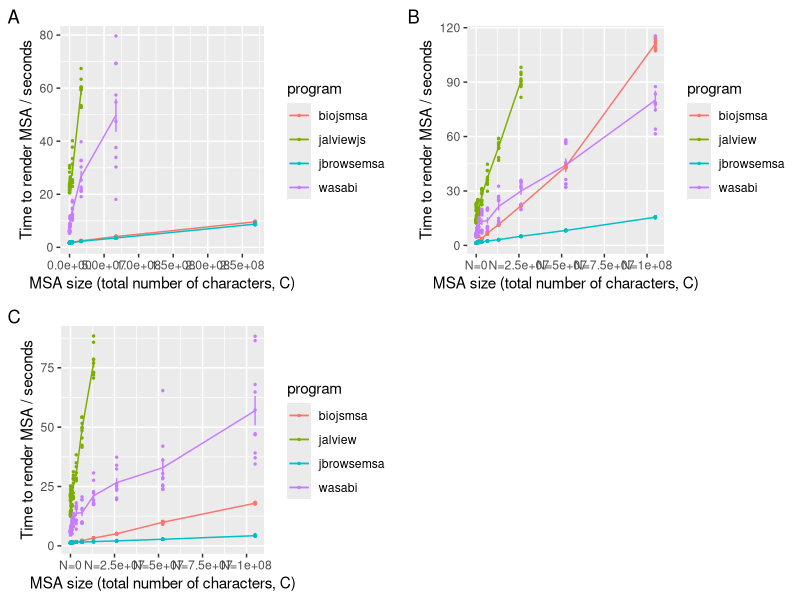
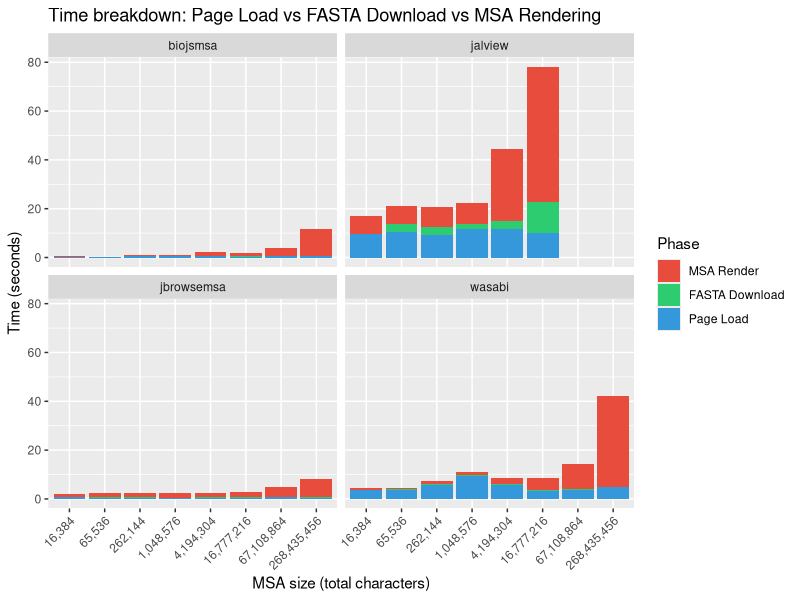
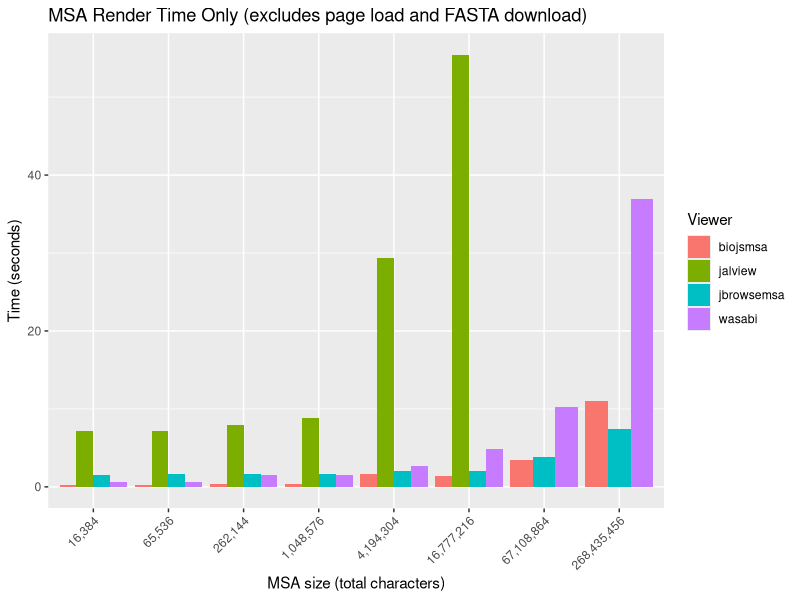
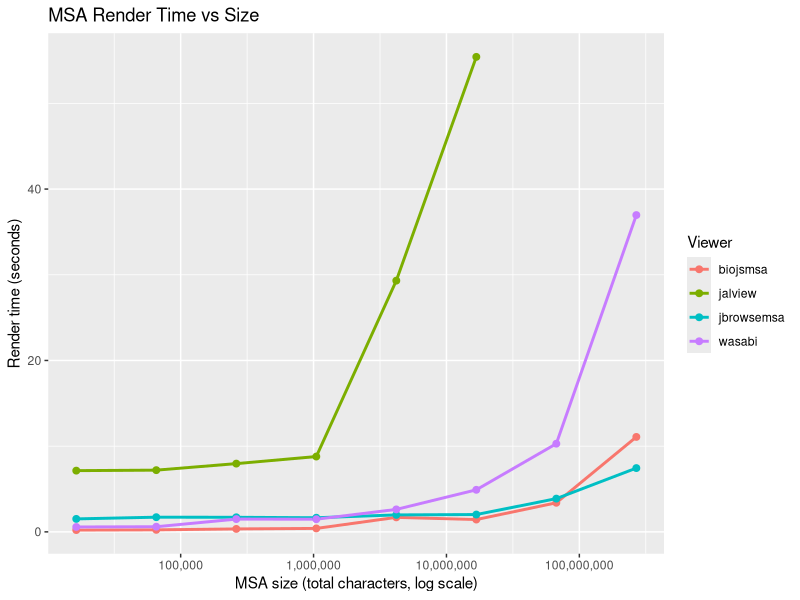
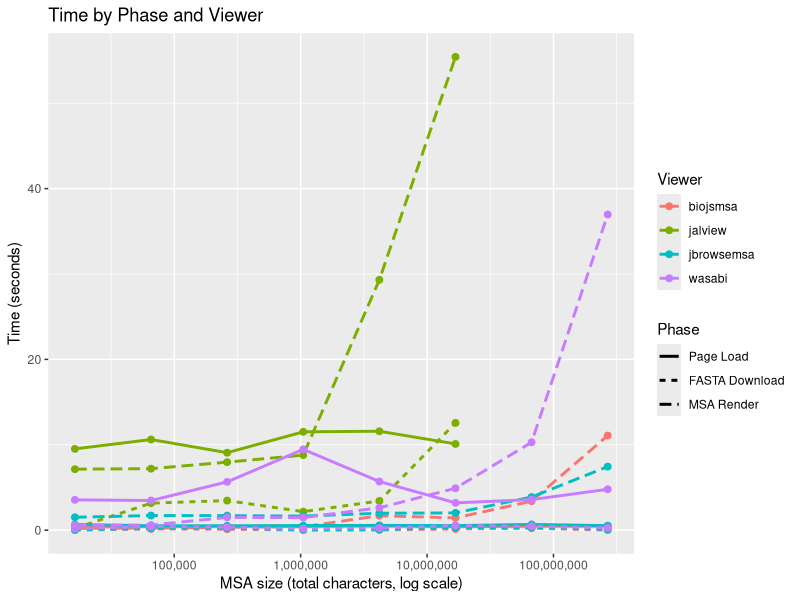

R code for these plots, in order:
library(ggplot2)
library(gridExtra)
library(scales)
library(tidyr)
library(dplyr)


df <- read.table("varyXY.tsv", header = TRUE)
df$size <- df$size * df$size
p1 <- ggplot(df, aes(x = size, y = time, color = program)) +
  labs(tag = "A") +
  geom_line(stat = "summary") +
  geom_errorbar(width = 0.2, stat = "summary") +
  geom_jitter(size = 0.5, position = position_jitter(width = 0.1, seed = 42)) +
  scale_x_continuous(breaks = scales::pretty_breaks(n = 10)) +
  ylab("Time to render MSA / seconds") +
  xlab("MSA size (total number of characters, C)")


df <- read.table("varyX.tsv", header = TRUE)
df$size <- df$x_size * df$y_size
p2 <- ggplot(df, aes(x = size, y = time, color = program)) +
  labs(tag = "B") +
  geom_line(stat = "summary") +
  geom_errorbar(stat = "summary", aes(width = 20000)) +
  geom_jitter(size = 0.5, position = position_jitter(width = 0.1, seed = 42)) +
  scale_x_continuous(
    labels = function(x) paste0("N=", x)
  ) +
  ylab("Time to render MSA / seconds") +
  xlab("MSA size (total number of characters, C)")




df <- read.table("varyY.tsv", header = TRUE)
df$size <- df$x_size * df$y_size
p3 <- ggplot(df, aes(x = size, y = time, color = program)) +
  labs(tag = "C") +
  geom_line(stat = "summary") +
  geom_errorbar(width = 0.2, stat = "summary") +
  geom_jitter(size = 0.5, position = position_jitter(width = 0.1, seed = 42)) +
  scale_x_continuous(
    labels = function(x) paste0("N=", x)
  ) +
  ylab("Time to render MSA / seconds") +
  xlab("MSA size (total number of characters, C)")


res <- grid.arrange(p1, p2, p3, nrow = 2)
ggsave("img/all.png", res, width = 14, height = 9)


# Timing breakdown visualization
if (file.exists("timings.tsv") && length(readLines("timings.tsv")) > 1) {
timings <- read.table("timings.tsv", header = TRUE)
timings$size <- timings$x_size * timings$y_size
timings$pageLoadTime <- timings$pageLoadTime / 1000
timings$fastaDownloadTime <- timings$fastaDownloadTime / 1000
timings$renderTime <- timings$renderTime / 1000

timings_summary <- timings %>%
  group_by(program, size) %>%
  summarise(
    pageLoadTime = mean(pageLoadTime),
    fastaDownloadTime = mean(fastaDownloadTime),
    renderTime = mean(renderTime),
    .groups = "drop"
  )

timings_long <- timings_summary %>%
  pivot_longer(
    cols = c(pageLoadTime, fastaDownloadTime, renderTime),
    names_to = "phase",
    values_to = "time"
  ) %>%
  mutate(phase = factor(phase, levels = c("renderTime", "fastaDownloadTime", "pageLoadTime")))

timings_long$size_label <- scales::comma(timings_long$size)
timings_long$size_label <- factor(timings_long$size_label, levels = unique(timings_long$size_label[order(timings_long$size)]))

p4 <- ggplot(timings_long, aes(x = size_label, y = time, fill = phase)) +
  geom_bar(stat = "identity", position = "stack") +
  facet_wrap(~program) +
  scale_fill_manual(
    values = c("pageLoadTime" = "#3498db", "fastaDownloadTime" = "#2ecc71", "renderTime" = "#e74c3c"),
    labels = c("pageLoadTime" = "Page Load", "fastaDownloadTime" = "FASTA Download", "renderTime" = "MSA Render")
  ) +
  theme(axis.text.x = element_text(angle = 45, hjust = 1)) +
  labs(
    x = "MSA size (total characters)",
    y = "Time (seconds)",
    fill = "Phase",
    title = "Time breakdown: Page Load vs FASTA Download vs MSA Rendering"
  )

ggsave("img/timing_breakdown.png", p4, width = 12, height = 8)


# MSA render time only (excluding page load and FASTA download)
render_only <- timings_summary %>%
  mutate(size_label = scales::comma(size)) %>%
  mutate(size_label = factor(size_label, levels = unique(size_label[order(size)])))

p5 <- ggplot(render_only, aes(x = size_label, y = renderTime, fill = program)) +
  geom_bar(stat = "identity", position = "dodge") +
  theme(axis.text.x = element_text(angle = 45, hjust = 1)) +
  labs(
    x = "MSA size (total characters)",
    y = "Time (seconds)",
    fill = "Viewer",
    title = "MSA Render Time Only (excludes page load and FASTA download)"
  )

ggsave("img/render_time_only.png", p5, width = 12, height = 6)


# Line chart version of render time
p6 <- ggplot(timings_summary, aes(x = size, y = renderTime, color = program)) +
  geom_line(linewidth = 1) +
  geom_point(size = 2) +
  scale_x_log10(labels = scales::comma) +
  labs(
    x = "MSA size (total characters, log scale)",
    y = "Render time (seconds)",
    color = "Viewer",
    title = "MSA Render Time vs Size"
  )

ggsave("img/render_time_line.png", p6, width = 10, height = 6)


# Timing breakdown as line chart (shows scaling trends)
timings_line <- timings_summary %>%
  pivot_longer(
    cols = c(pageLoadTime, fastaDownloadTime, renderTime),
    names_to = "phase",
    values_to = "time"
  ) %>%
  mutate(phase = factor(phase,
    levels = c("pageLoadTime", "fastaDownloadTime", "renderTime"),
    labels = c("Page Load", "FASTA Download", "MSA Render")
  ))

p7 <- ggplot(timings_line, aes(x = size, y = time, color = program, linetype = phase)) +
  geom_line(linewidth = 1) +
  geom_point(size = 2) +
  scale_x_log10(labels = scales::comma) +
  labs(
    x = "MSA size (total characters, log scale)",
    y = "Time (seconds)",
    color = "Viewer",
    linetype = "Phase",
    title = "Time by Phase and Viewer"
  )

ggsave("img/timing_by_phase_line.png", p7, width = 12, height = 6)
}
